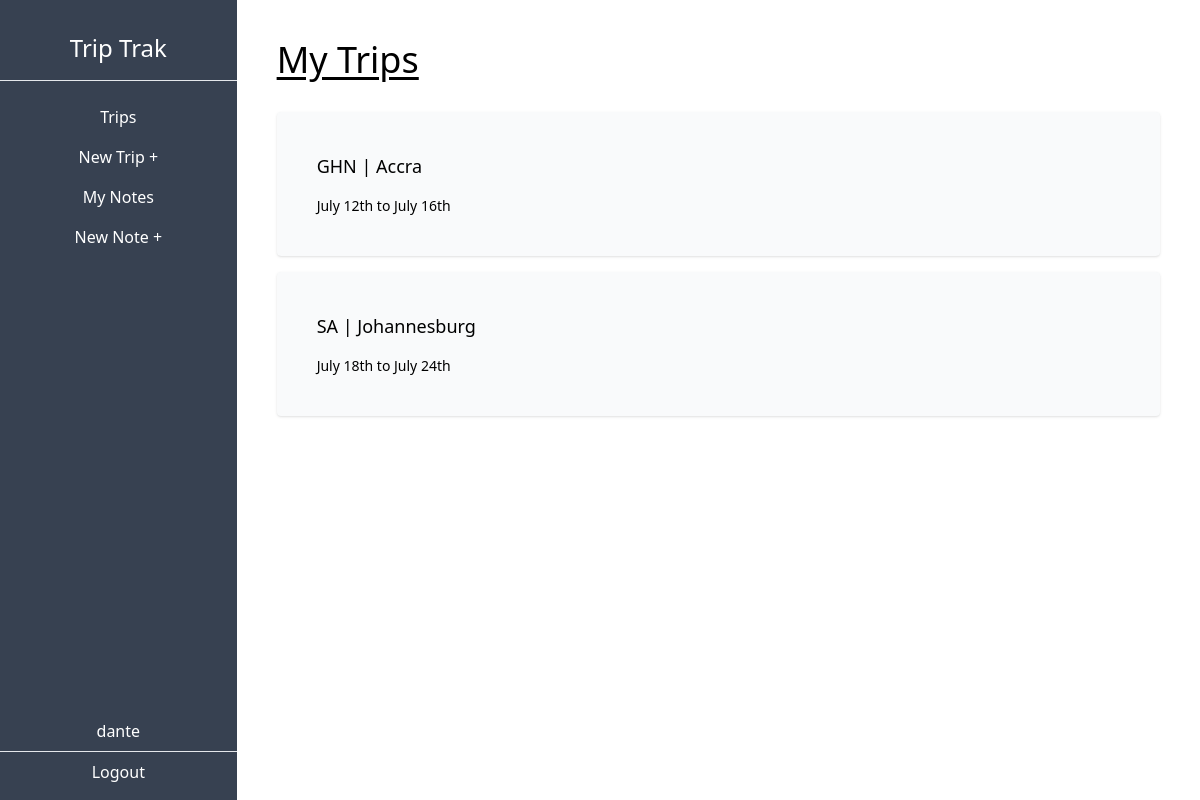
/dashboard (signed in), run on the app's committed database.
### trip/models.py (models this page shows, shortened)
class Trip(models.Model):
    city = models.CharField(max_length=50)
    country = models.CharField(max_length=3)
    start_date = models.DateField(blank=True, null=True)
    end_date = models.DateField(blank=True, null=True)
    owner = models.ForeignKey(User, on_delete= models.CASCADE, related_name='trips')

### trip/views.py (the view)
# urls.py: path('dashboard',trips_list, name='trip-list'),
def trips_list(request):
    trips= Trip.objects.filter(owner=request.user)
    context={
        'trips' : trips,
    }
    return render(request, 'trip/trips_list.html', context)

### trip/templates/trip/trips_list.html
{% extends 'trip/_base.html' %}
{% block content %}
<h1 class="text-4xl underline underline-offset-4 mb-8">My Trips</h1>
{% for trip in trips %}
	<a href="{% url 'trip-detail' trip.pk %}">
		<div class="bg-gray-50 p-10 rounded shadow my-4 hover:shadow-lg hover:cursor-pointer">
			<p class="text-lg">
			{{ trip.country }} | {{trip.city}}
			</p>
			<p class="text-sm pt-4">
			{% if trip.start_date %}
			{{ trip.start_date|date:"F jS"}}
			{% else %}
			TBA
			{% endif %}
			to
			{% if trip.end_date %}
			{{ trip.end_date|date:"F jS" }}
			{% else %}
			TBA
			{% endif %}
			</p>
		</div>
	</a>
{% endfor %}
{% endblock content %}

### trip/templates/trip/_base.html (shortened to what this page needs)
<!DOCTYPE html>
<html lang="en">
    <head>
        <script src="https://cdn.tailwindcss.com"></script>
    </head>
<body>
    <div class="flex-col md:flex-row flex h-screen">
        <div class="md:h-screen bg-gray-700 text-white w-full md:w-1/4 md:max-w-xs py-2 md:pt-8 md:pb-2 flex flex-col">
            <div class="border-b w-full text-center pb-4 text-2xl">
                <h1>Trip Trak</h1>
            </div>
            <div class="pt-4 w-full text-center">
                <ul class="flex md:flex-col justify-around px-2 md:px-0 pb-2 md:pb-0">
                <li class="py-2 px-3 md:px-0 hover:bg-gray-600 hover:cursor-pointer"><a href="{% url 'trip-list' %}">Trips</a></li>
                <li class="py-2 px-3 md:px-0 hover:bg-gray-600 hover:cursor-pointer"><a href="{% url 'trip-create' %}">New Trip +</a></li>
                <li class="py-2 px-3 md:px-0 hover:bg-gray-600 hover:cursor-pointer"><a href="{% url 'note-list' %}">My Notes</a></li>
                <li class="py-2 px-3 md:px-0 hover:bg-gray-600 hover:cursor-pointer"><a href="{% url 'note-create' %}">New Note +</a></li>
                </ul>
            </div>
            <div class="mt-auto w-full text-center flex md:flex-col justify-evenly py-2 md:pt-0">
                <p class=""> {{user.username}} </p>
                <hr class="my-2">
                <form method="POST" action="{% url 'logout' %}">
                    <button type="submit">Logout</button>
                </form>
            </div>
        </div>
        <div class="w-full md:w-full p-10 overflow-auto">
            {% block content %}
            {% endblock content%}
        </div>
    </div>
</body>
</html>

### data on the page
Trip: country "GHN", city "Accra", start_date "July 12th", end_date "July 16th"
Trip: country "SA", city "Johannesburg", start_date "July 18th", end_date "July 24th"

### other printed values
{{ user.username }} "dante"
